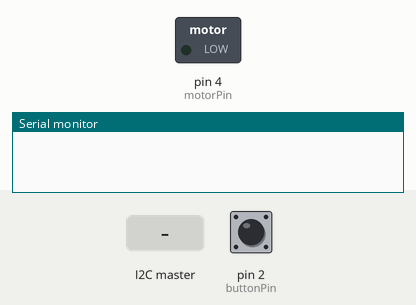
Bench run of a sketch on a simulated Arduino Uno, built with avr-gcc and run on an emulated ATmega328P. Shown: switched loads named in the sketch (green lamp = pin HIGH), the last lines printed to the serial monitor. The inputs (shaded band) are chosen by the test bench; at power-on: pin 2 (buttonPin) LOW.

Above: at 1.2 s.
1.3 s: the I2C master sends the byte 1
At 1.7 s:
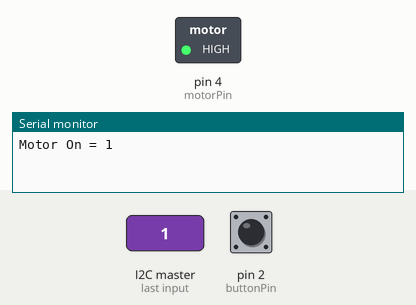
2.8 s: the I2C master sends the byte 0
At 4.0 s:
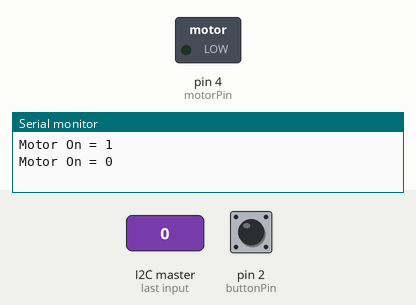
4.3 s: the I2C master sends the byte 2
At 5.2 s:
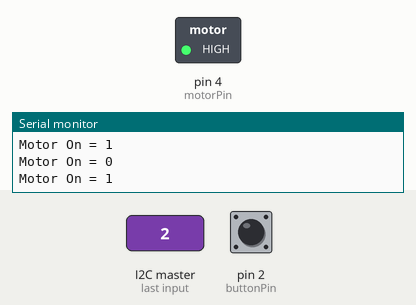
Timing chart, 0 to 7.3 s (numbered marks = the images above; inputs shaded):
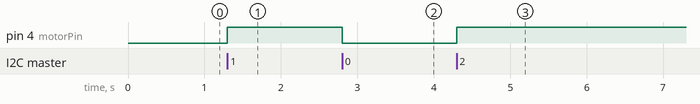

The sketch:

Nano_v2.ino
```cpp
//ECE 2799 Team 6
//Controller

#include <Wire.h>
#define buttonPin 2
#define motorPin 4
int buttonState;
int lastButtonState = LOW;
int alertState = 0;
unsigned long lastDebounceTime = 0;  // the last time the output pin was toggled
unsigned long debounceDelay = 50;    // the debounce time; increase if the output flickers
int motorON;
enum State_enum {SENSE, ALERT};
int state = 0;

void setup() {
  pinMode(buttonPin, INPUT);
  pinMode(motorPin, OUTPUT);
  Serial.begin(9600);
  Wire.begin(1);                          //Begins I2C communication with Slave Address as 1 at pin (A4,A5)
  Wire.onReceive(receiveEvent);           //Function call when Slave receives value from master
  Wire.onRequest(requestEvent);           //Function call when Master request value from Slave
}

void loop() {

  int reading = digitalRead(buttonPin);

  if (reading != lastButtonState) {
    lastDebounceTime = millis();
  }

  if ((millis() - lastDebounceTime) > debounceDelay) {

    if (reading != buttonState) {
      buttonState = reading;
    }

    if (buttonState == 1) {
      if (alertState == 0) {
        digitalWrite(motorPin, LOW);
        alertState = 1;
      }

      else {
        alertState = 0;
      }


    }
  }
  lastButtonState = reading;

}


void receiveEvent(int howMany) {
  byte alarm = Wire.read();
  if (alarm) {
    digitalWrite(motorPin, HIGH);
    motorON = 1;
  }
  else {
    digitalWrite(motorPin, LOW);
    motorON = 0;
  }
  Serial.print("Motor On = ");
  Serial.println(motorON);
}

void requestEvent() {                               //This Function is called when Master wants value from slave
  Serial.print("request alert state = ");
  Serial.println(alertState);
  Wire.write(alertState);
  // alertState = 0;
}
```

Measured:
- after the input at 1.3 s, pin 4 (motorPin): LOW → HIGH at once
- after the input at 2.8 s, pin 4 (motorPin): HIGH → LOW at once
- after the input at 4.3 s, pin 4 (motorPin): LOW → HIGH at once
